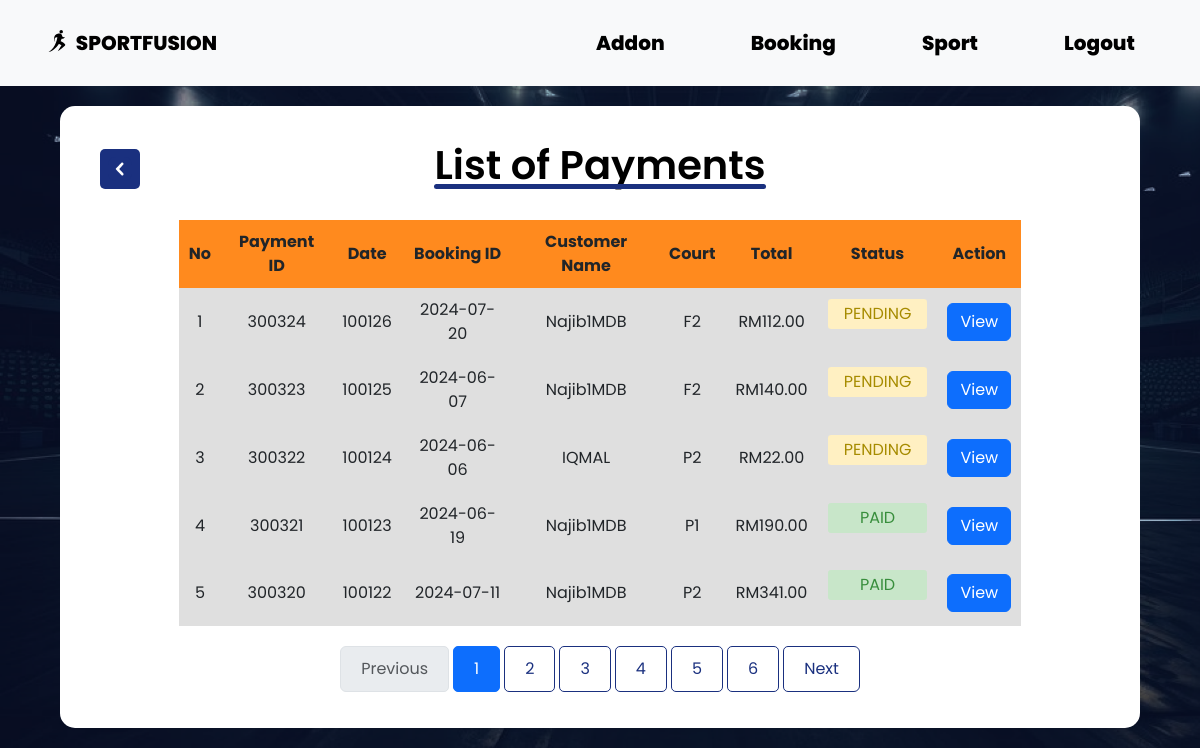
The app's page /adminViewPayment.php (signed in) with its own data.
### tables this page shows
CREATE TABLE `booking` (
  `BOOKINGID` int NOT NULL,
  `BOOKINGDATE` date NOT NULL,
  `TIMESLOT` varchar(11) NOT NULL,
  `HOURSBOOKED` varchar(11) NOT NULL,
  `ADMINID` int DEFAULT NULL,
  `FACID` varchar(30) DEFAULT NULL,
  `CUSTID` int DEFAULT NULL
);

CREATE TABLE `payment` (
  `PAYMENTID` int NOT NULL,
  `PAYMENTTOTAL` decimal(10,2) DEFAULT NULL,
  `PAYMENTSTATUS` varchar(20) DEFAULT NULL,
  `PAYMENTDATE` date DEFAULT NULL,
  `BOOKINGID` int DEFAULT NULL
);

CREATE TABLE `customer` (
  `CUSTID` int NOT NULL,
  `CUSTNAME` varchar(255) NOT NULL,
  `CUSTADDRESS` varchar(255) DEFAULT NULL,
  `CUSTPHONE` varchar(255) DEFAULT NULL,
  `USERNAME` varchar(255) NOT NULL,
  `PASSWORD` varchar(255) NOT NULL
);

### adminViewPayment.php (the view, shortened to what this page needs)
<!DOCTYPE html>
<?php
require_once('config.php');
$page = isset($_GET['page']) ? (int)$_GET['page'] : 1;
$records_per_page = 5;
$offset = ($page - 1) * $records_per_page;
$total_records_sql = "SELECT COUNT(*) as total FROM BOOKING";
$total_records_stmt = $conn->prepare($total_records_sql);
$total_records_stmt->execute();
$total_records_result = $total_records_stmt->get_result();
$total_records = $total_records_result->fetch_assoc()['total'];
$total_pages = ceil($total_records / $records_per_page);
$sql = "select B.*, P.*, C.*
        FROM BOOKING B
        JOIN PAYMENT P ON B.BOOKINGID = P.BOOKINGID
        JOIN CUSTOMER C ON B.CUSTID = C.CUSTID
        ORDER BY P.PAYMENTID DESC
        LIMIT ? OFFSET ?";
$stmt = $conn->prepare($sql);
$stmt->bind_param("ii", $records_per_page, $offset);
$stmt->execute();
$result = $stmt->get_result();
?>
<html lang="en">
<head>
    <link rel="stylesheet" href="css/bootstrap.min.css">
    <link rel="stylesheet" href="style.css">
</head>
<body>
    <header>
        <nav class="navbar navbar-expand-lg navbar-light bg-light">
            <div class="container-fluid">
                <a class="navbar-brand" href="homeAdmin.php">
                    <img src="resource/logo.svg" alt="Logo" width="30" height="24" class="d-inline-block align-text-top">
                    SPORTFUSION
                </a>
                <div class="collapse navbar-collapse" id="navbarNav">
                    <ul class="navbar-nav ms-auto">
                        <li class="nav-item">
                            <a class="nav-link" href="adminViewAddon.php">Addon</a>
                        </li>
                        <li class="nav-item">
                            <a class="nav-link" href="adminViewBooking.php">Booking</a>
                        </li>
                        <li class="nav-item">
                            <a class="nav-link" href="adminViewSport.php">Sport</a>
                        </li>
                        <li class="nav-item">
                            <a class="nav-link" href="logout.php">Logout</a>
                        </li>
                    </ul>
                </div>
            </div>
        </nav>
    </header>
    <div class="container">
        <div class="title">
            <a href="homeAdmin.php" class="back-button">
                <img src="resource/backButton.svg" alt="Back">
            </a>
            <h1>List of Payments</h1>
        </div>
        <div class="content">
            <table>
                <tr class="header">
                    <th>No</th>
                    <th>Payment ID</th>
                    <th>Date</th>
                    <th>Booking ID</th>
                    <th>Customer Name</th>
                    <th>Court</th>
                    <th>Total</th>
                    <th>Status</th>
                    <th>Action</th>
                </tr>
                <?php
                if ($result->num_rows > 0) {
                    $counter = 1 + $offset;
                    while ($row = $result->fetch_assoc()) {
                        $statusClass = '';
                        if ($row['PAYMENTSTATUS'] == 'PAID') {
                            $statusClass = 'status-paid';
                        } elseif ($row['PAYMENTSTATUS'] == 'CANCELLED') {
                            $statusClass = 'status-unpaid';
                        } else {
                            $statusClass = 'status-pending';
                        }
                        echo "<tr class='info'>";
                        echo "<td>" . $counter . "</td>";
                        echo "<td>" . $row['PAYMENTID'] . "</td>";
                        echo "<td>" . $row['BOOKINGID'] . "</td>";
                        echo "<td>" . $row['BOOKINGDATE'] . "</td>";
                        echo "<td>" . $row['CUSTNAME'] . "</td>";
                        echo "<td>" . $row['FACID'] . "</td>";
                        echo "<td>RM" . $row['PAYMENTTOTAL'] . "</td>";
                        echo "<td><p class='status $statusClass'>" . $row['PAYMENTSTATUS'] . "</p></td>";
                ?>
                        <td>
                            <a href="adminViewBookingDetail.php?viewID=<?php echo $row['BOOKINGID']; ?>" class="btn btn-primary">View</a>
                        </td>
                <?php
                        echo "</tr>";
                        $counter++;
                    }
                } else {
                    echo "<tr><td colspan='9'>No payment(s) found</td></tr>";
                }
                ?>
            </table>
            <nav aria-label="Page navigation">
                <ul class="pagination justify-content-center">
                    <li class="page-item <?php if ($page <= 1) echo 'disabled'; ?>">
                        <a class="page-link" href="?page=<?php echo $page - 1; ?>">Previous</a>
                    </li>
                    <?php for ($i = 1; $i <= $total_pages; $i++) { ?>
                        <li class="page-item <?php if ($page == $i) echo 'active'; ?>">
                            <a class="page-link" href="?page=<?php echo $i; ?>"><?php echo $i; ?></a>
                        </li>
                    <?php } ?>
                    <li class="page-item <?php if ($page >= $total_pages) echo 'disabled'; ?>">
                        <a class="page-link" href="?page=<?php echo $page + 1; ?>">Next</a>
                    </li>
                </ul>
            </nav>
        </div>
    </div>
</body>
</html>

### style.css (style rules this page uses)
* { margin: 0; padding: 0; box-sizing: border-box; font-family: "Poppins", Arial, Helvetica, sans-serif; }
body { background: url(resource/bgRsc.png); background-size: cover; background-repeat: no-repeat; }
header { display: flex; justify-content: flex-end; align-items: center; }
.navbar { display: flex; justify-content: space-between; align-items: center; padding: 10px; width: 100%; background-color: #ffffff; }
.navbar ul { list-style: none; display: flex; margin-right: 20px; }
.navbar ul li { margin-left: 20px; }
.navbar ul li { text-decoration: none; color: #ffffff; font-weight: 600; padding: 10px 15px; border-radius: 5px; }
.navbar a { font-size: 20px; color: #000000; text-decoration: none; font-weight: 800; position: relative; margin-left: 20px; }
.navbar a::after { content: ""; display: block; height: 4px; border-radius: 15px; width: 100%; background-color: #FF8A1E; transform: scaleX(0); transform-origin: left; transition: transform 0.2s ease; position: absolute; bottom: -3px; left: -5px; }
.title { color: #ffffff; font-size: 35px; font-style: normal; font-weight: 700; line-height: normal; margin-bottom: 8px; }

### adminViewPayment.php (style rules this page uses)
.container { background-color: #fff; width: 90%; margin: 20px auto; border-radius: 15px; padding: 20px; display: flex; flex-direction: column; justify-content: center; align-items: center; }
.title { padding: 15px; width: 100%; display: flex; align-items: center; justify-content: center; position: relative; }
.title h1 { display: inline-block; position: relative; font-family: 'Poppins'; font-weight: 600; color: #000; }
.title h1::after { content: ''; position: absolute; left: 0; bottom: 0; width: 100%; height: 5px; background: #1A307F; border-radius: 3px; }
.content { width: 90%; }
.content table { width: 90%; text-align: center; margin: 0 auto; padding: 10px; }
.content th, .content td { padding: 10px; }
.content .header { background-color: #FF8A1E; }
.content .info { background-color: #dfdfdf; }
.back-button { display: flex; align-items: center; justify-content: center; width: 40px; height: 40px; background-color: #1A307F; color: #ffffff; border-radius: 5px; transition: background-color 0.2s; margin-right: 10px; position: absolute; left: 20px; top: 50%; transform: translateY(-50%); }
.pagination { display: flex; justify-content: center; margin-top: 20px; }
.pagination a { color: #1A307F; padding: 10px 20px; text-decoration: none; transition: background-color 0.3s; margin: 0 5px; border: 1px solid #1A307F; border-radius: 5px; }
.pagination { margin-top: 20px; }
.status { border-radius: 0.2rem; padding: 0.2rem 1rem; text-align: center; }
.status-pending { background-color: #fff0c2; color: #a68b00; }
.status-paid { background-color: #c8e6c9; color: #388e3c; }

### records on screen
booking: payment.PAYMENTID "300324", payment.BOOKINGID "100126", BOOKINGDATE "2024-07-20", CUSTID.CUSTNAME "Najib1MDB", FACID "F2", payment.PAYMENTTOTAL "112.00", payment.PAYMENTSTATUS "PENDING"
booking: payment.PAYMENTID "300323", payment.BOOKINGID "100125", BOOKINGDATE "2024-06-07", CUSTID.CUSTNAME "Najib1MDB", FACID "F2", payment.PAYMENTTOTAL "140.00", payment.PAYMENTSTATUS "PENDING"
booking: payment.PAYMENTID "300322", payment.BOOKINGID "100124", BOOKINGDATE "2024-06-06", CUSTID.CUSTNAME "IQMAL", FACID "P2", payment.PAYMENTTOTAL "22.00", payment.PAYMENTSTATUS "PENDING"
booking: payment.PAYMENTID "300321", payment.BOOKINGID "100123", BOOKINGDATE "2024-06-19", CUSTID.CUSTNAME "Najib1MDB", FACID "P1", payment.PAYMENTTOTAL "190.00", payment.PAYMENTSTATUS "PAID"
booking: payment.PAYMENTID "300320", payment.BOOKINGID "100122", BOOKINGDATE "2024-07-11", CUSTID.CUSTNAME "Najib1MDB", FACID "P2", payment.PAYMENTTOTAL "341.00", payment.PAYMENTSTATUS "PAID"
